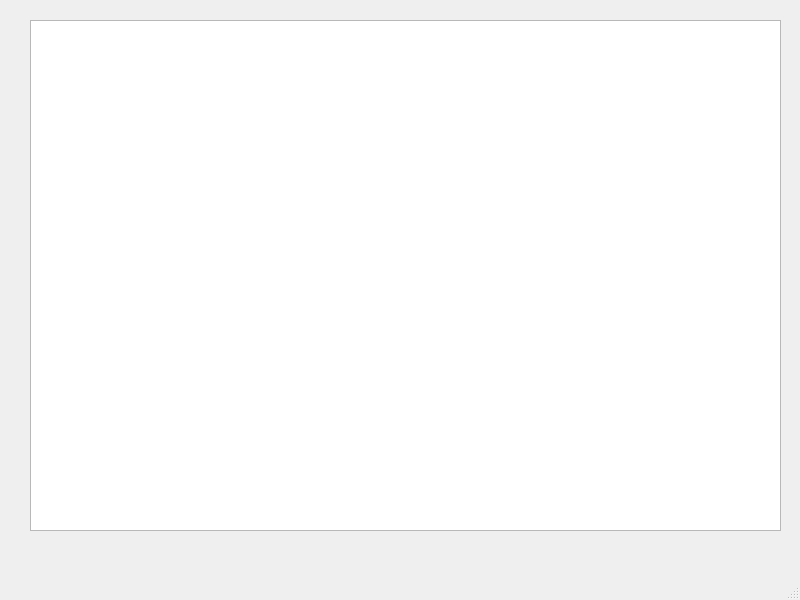
<?xml version="1.0" encoding="UTF-8"?>
<ui version="4.0">
 <class>MainWindow</class>
 <widget class="QMainWindow" name="MainWindow">
  <property name="geometry">
   <rect>
    <x>0</x>
    <y>0</y>
    <width>800</width>
    <height>600</height>
   </rect>
  </property>
  <property name="windowTitle">
   <string>MainWindow</string>
  </property>
  <widget class="QWidget" name="centralwidget">
   <widget class="QTableWidget" name="tableWidget">
    <property name="geometry">
     <rect>
      <x>30</x>
      <y>20</y>
      <width>751</width>
      <height>511</height>
     </rect>
    </property>
   </widget>
  </widget>
  <widget class="QMenuBar" name="menubar">
   <property name="geometry">
    <rect>
     <x>0</x>
     <y>0</y>
     <width>800</width>
     <height>21</height>
    </rect>
   </property>
  </widget>
  <widget class="QStatusBar" name="statusbar"/>
 </widget>
 <resources/>
 <connections/>
</ui>
